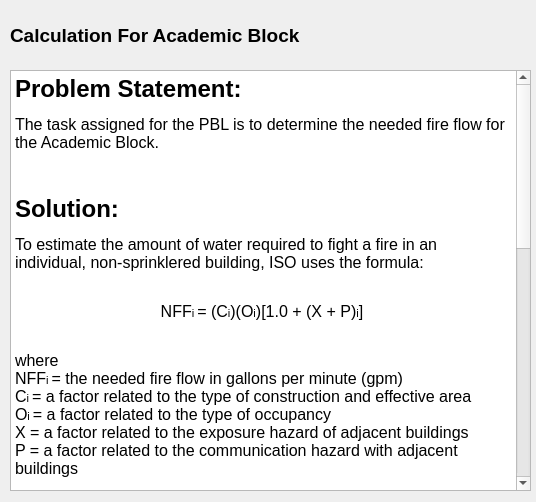
<?xml version="1.0" encoding="UTF-8"?>
<ui version="4.0">
 <class>Dialog</class>
 <widget class="QDialog" name="Dialog">
  <property name="geometry">
   <rect>
    <x>0</x>
    <y>0</y>
    <width>536</width>
    <height>502</height>
   </rect>
  </property>
  <property name="windowTitle">
   <string>Dialog</string>
  </property>
  <widget class="QTextBrowser" name="textBrowser">
   <property name="geometry">
    <rect>
     <x>10</x>
     <y>70</y>
     <width>521</width>
     <height>421</height>
    </rect>
   </property>
   <property name="html">
    <string>&lt;!DOCTYPE HTML PUBLIC &quot;-//W3C//DTD HTML 4.0//EN&quot; &quot;http://www.w3.org/TR/REC-html40/strict.dtd&quot;&gt;
&lt;html&gt;&lt;head&gt;&lt;meta name=&quot;qrichtext&quot; content=&quot;1&quot; /&gt;&lt;style type=&quot;text/css&quot;&gt;
p, li { white-space: pre-wrap; }
&lt;/style&gt;&lt;/head&gt;&lt;body style=&quot; font-family:'MS Shell Dlg 2'; font-size:8.25pt; font-weight:400; font-style:normal;&quot;&gt;
&lt;p style=&quot; margin-top:12px; margin-bottom:12px; margin-left:0px; margin-right:0px; -qt-block-indent:0; text-indent:0px;&quot;&gt;&lt;span style=&quot; font-size:18pt; font-weight:600;&quot;&gt;Problem Statement:&lt;/span&gt;&lt;span style=&quot; font-size:8pt;&quot;&gt; &lt;/span&gt;&lt;/p&gt;
&lt;p style=&quot; margin-top:12px; margin-bottom:12px; margin-left:0px; margin-right:0px; -qt-block-indent:0; text-indent:0px;&quot;&gt;&lt;span style=&quot; font-size:12pt;&quot;&gt;The task assigned for the PBL is to determine the needed fire flow for the Academic Block.&lt;/span&gt;&lt;span style=&quot; font-size:8pt;&quot;&gt; &lt;/span&gt;&lt;/p&gt;
&lt;p style=&quot; margin-top:12px; margin-bottom:12px; margin-left:0px; margin-right:0px; -qt-block-indent:0; text-indent:0px;&quot;&gt;&lt;span style=&quot; font-size:12pt;&quot;&gt; &lt;/span&gt;&lt;span style=&quot; font-size:8pt;&quot;&gt; &lt;/span&gt;&lt;/p&gt;
&lt;p style=&quot; margin-top:12px; margin-bottom:12px; margin-left:0px; margin-right:0px; -qt-block-indent:0; text-indent:0px;&quot;&gt;&lt;span style=&quot; font-size:18pt; font-weight:600;&quot;&gt;Solution:&lt;/span&gt;&lt;span style=&quot; font-size:12pt;&quot;&gt; &lt;/span&gt;&lt;/p&gt;
&lt;p style=&quot; margin-top:12px; margin-bottom:12px; margin-left:0px; margin-right:0px; -qt-block-indent:0; text-indent:0px;&quot;&gt;&lt;span style=&quot; font-size:12pt;&quot;&gt;To estimate the amount of water required to fight a fire in an individual, non-sprinklered building, ISO&lt;/span&gt;&lt;span style=&quot; font-family:'TimesNewRoman,serif'; font-size:12pt; color:#000000;&quot;&gt; &lt;/span&gt;&lt;span style=&quot; font-size:12pt;&quot;&gt;uses the formula:&lt;/span&gt;&lt;span style=&quot; font-size:8pt;&quot;&gt; &lt;/span&gt;&lt;/p&gt;
&lt;p align=&quot;center&quot; style=&quot; margin-top:12px; margin-bottom:12px; margin-left:0px; margin-right:0px; -qt-block-indent:0; text-indent:0px;&quot;&gt;&lt;span style=&quot; font-family:'TimesNewRoman,serif'; font-size:12pt; color:#000000;&quot;&gt;&lt;br /&gt;NFF&lt;/span&gt;&lt;span style=&quot; font-size:8pt;&quot;&gt;i &lt;/span&gt;&lt;span style=&quot; font-size:12pt;&quot;&gt;= (C&lt;/span&gt;&lt;span style=&quot; font-size:8pt;&quot;&gt;i&lt;/span&gt;&lt;span style=&quot; font-size:12pt;&quot;&gt;)(O&lt;/span&gt;&lt;span style=&quot; font-size:8pt;&quot;&gt;i&lt;/span&gt;&lt;span style=&quot; font-size:12pt;&quot;&gt;)[1.0 + (X + P)&lt;/span&gt;&lt;span style=&quot; font-size:8pt;&quot;&gt;i&lt;/span&gt;&lt;span style=&quot; font-size:12pt;&quot;&gt;]&lt;/span&gt;&lt;span style=&quot; font-size:8pt;&quot;&gt; &lt;/span&gt;&lt;/p&gt;
&lt;p style=&quot; margin-top:12px; margin-bottom:12px; margin-left:0px; margin-right:0px; -qt-block-indent:0; text-indent:0px;&quot;&gt;&lt;span style=&quot; font-family:'TimesNewRoman,serif'; font-size:12pt; font-weight:600; color:#000000;&quot;&gt;&lt;br /&gt;&lt;/span&gt;&lt;span style=&quot; font-size:12pt;&quot;&gt;where&lt;/span&gt;&lt;span style=&quot; font-family:'TimesNewRoman,serif'; font-size:12pt; color:#000000;&quot;&gt;&lt;br /&gt;NFF&lt;/span&gt;&lt;span style=&quot; font-size:8pt;&quot;&gt;i &lt;/span&gt;&lt;span style=&quot; font-size:12pt;&quot;&gt;= the needed fire flow in gallons per minute (gpm)&lt;/span&gt;&lt;span style=&quot; font-family:'TimesNewRoman,serif'; font-size:12pt; color:#000000;&quot;&gt;&lt;br /&gt;C&lt;/span&gt;&lt;span style=&quot; font-size:8pt;&quot;&gt;i &lt;/span&gt;&lt;span style=&quot; font-size:12pt;&quot;&gt;= a factor related to the type of construction and effective area&lt;/span&gt;&lt;span style=&quot; font-family:'TimesNewRoman,serif'; font-size:12pt; color:#000000;&quot;&gt;&lt;br /&gt;O&lt;/span&gt;&lt;span style=&quot; font-size:8pt;&quot;&gt;i &lt;/span&gt;&lt;span style=&quot; font-size:12pt;&quot;&gt;= a factor related to the type of occupancy&lt;/span&gt;&lt;span style=&quot; font-family:'TimesNewRoman,serif'; font-size:12pt; color:#000000;&quot;&gt;&lt;br /&gt;X = a factor related to the exposure hazard of adjacent buildings&lt;br /&gt;P = a factor related to the communication hazard with adjacent buildings&lt;/span&gt;&lt;span style=&quot; font-size:8pt;&quot;&gt; &lt;/span&gt;&lt;/p&gt;
&lt;p style=&quot; margin-top:12px; margin-bottom:12px; margin-left:0px; margin-right:0px; -qt-block-indent:0; text-indent:0px;&quot;&gt;&lt;span style=&quot; font-size:12pt; font-weight:600;&quot;&gt;For Academic Block:&lt;/span&gt;&lt;span style=&quot; font-size:8pt;&quot;&gt; &lt;/span&gt;&lt;/p&gt;
&lt;p style=&quot; margin-top:12px; margin-bottom:12px; margin-left:0px; margin-right:0px; -qt-block-indent:0; text-indent:0px;&quot;&gt;&lt;span style=&quot; font-family:'Symbol'; font-size:12pt;&quot;&gt;·&lt;/span&gt;&lt;span style=&quot; font-family:'Times New Roman'; font-size:7pt;&quot;&gt;         &lt;/span&gt;&lt;span style=&quot; font-size:12pt; font-weight:600; font-style:italic;&quot;&gt;Calculating C:&lt;/span&gt;&lt;span style=&quot; font-size:8pt;&quot;&gt; &lt;/span&gt;&lt;/p&gt;
&lt;p style=&quot; margin-top:12px; margin-bottom:12px; margin-left:0px; margin-right:0px; -qt-block-indent:0; text-indent:0px;&quot;&gt;&lt;span style=&quot; font-family:'CambriaMath,serif'; font-size:12pt; color:#000000;&quot;&gt;C = 18F(√A ) where for academic Block Effective Area from calculation = 74356 ft&lt;/span&gt;&lt;span style=&quot; font-family:'CambriaMath,serif'; font-size:12pt; color:#000000; vertical-align:super;&quot;&gt;2&lt;/span&gt;&lt;span style=&quot; font-family:'CambriaMath,serif'; font-size:12pt; color:#000000;&quot;&gt; (the effective area shall be the total square foot area of the largest floor in the building, plus  25% of the area of not exceeding the two other largest floors) and F factor = 0.6 for Construction Class 6 (Fire Resistive) &lt;/span&gt;&lt;span style=&quot; font-family:'CambriaMath,serif'; font-size:12pt; font-weight:600; font-style:italic; color:#000000;&quot;&gt;C= 3000&lt;/span&gt;&lt;span style=&quot; font-size:8pt;&quot;&gt; &lt;/span&gt;&lt;/p&gt;
&lt;p style=&quot; margin-top:12px; margin-bottom:12px; margin-left:0px; margin-right:0px; -qt-block-indent:0; text-indent:0px;&quot;&gt;&lt;span style=&quot; font-family:'CambriaMath,serif'; font-size:12pt; color:#000000;&quot;&gt;Thus C is in the limits 500&amp;lt;C&amp;lt;6000.&lt;/span&gt;&lt;span style=&quot; font-size:8pt;&quot;&gt; &lt;/span&gt;&lt;/p&gt;
&lt;p style=&quot; margin-top:12px; margin-bottom:12px; margin-left:0px; margin-right:0px; -qt-block-indent:0; text-indent:0px;&quot;&gt;&lt;span style=&quot; font-family:'Symbol'; font-size:12pt;&quot;&gt;·&lt;/span&gt;&lt;span style=&quot; font-family:'Times New Roman'; font-size:7pt;&quot;&gt;         &lt;/span&gt;&lt;span style=&quot; font-family:'CambriaMath,serif'; font-size:12pt; font-weight:600; font-style:italic;&quot;&gt;Calculating Occupancy Factor O:&lt;/span&gt;&lt;span style=&quot; font-size:8pt;&quot;&gt; &lt;/span&gt;&lt;/p&gt;
&lt;p style=&quot; margin-top:12px; margin-bottom:12px; margin-left:0px; margin-right:0px; -qt-block-indent:0; text-indent:0px;&quot;&gt;&lt;span style=&quot; font-family:'CambriaMath,serif'; font-size:12pt;&quot;&gt;The occupancy factor for academic block is &lt;/span&gt;&lt;span style=&quot; font-family:'CambriaMath,serif'; font-size:12pt; font-weight:600;&quot;&gt;0.85&lt;/span&gt;&lt;span style=&quot; font-family:'CambriaMath,serif'; font-size:12pt;&quot;&gt; Limited Combustibility (C-2) -&lt;/span&gt;&lt;span style=&quot; font-size:12pt;&quot;&gt; &lt;/span&gt;&lt;span style=&quot; font-family:'CambriaMath,serif'; font-size:12pt;&quot;&gt;Because its having Merchandise or materials, including furniture, stock, or equipment, of low combustibility, with limited concentrations of combustible materials.&lt;/span&gt;&lt;span style=&quot; font-size:8pt;&quot;&gt; &lt;/span&gt;&lt;/p&gt;
&lt;p style=&quot; margin-top:12px; margin-bottom:12px; margin-left:0px; margin-right:0px; -qt-block-indent:0; text-indent:0px;&quot;&gt;&lt;span style=&quot; font-family:'Symbol'; font-size:12pt;&quot;&gt;·&lt;/span&gt;&lt;span style=&quot; font-family:'Times New Roman'; font-size:7pt;&quot;&gt;         &lt;/span&gt;&lt;span style=&quot; font-family:'CambriaMath,serif'; font-size:12pt; font-weight:600; font-style:italic;&quot;&gt;Exposure Factor:&lt;/span&gt;&lt;span style=&quot; font-size:8pt;&quot;&gt; &lt;/span&gt;&lt;/p&gt;
&lt;p style=&quot; margin-top:12px; margin-bottom:12px; margin-left:0px; margin-right:0px; -qt-block-indent:0; text-indent:0px;&quot;&gt;&lt;span style=&quot; font-family:'CambriaMath,serif'; font-size:12pt;&quot;&gt;The exposure factor for academic was taken to be 0 since from Google Maps there is no building in the vicinity of 40ft.&lt;/span&gt;&lt;span style=&quot; font-size:8pt;&quot;&gt; &lt;/span&gt;&lt;/p&gt;
&lt;p style=&quot; margin-top:12px; margin-bottom:12px; margin-left:0px; margin-right:0px; -qt-block-indent:0; text-indent:0px;&quot;&gt;&lt;span style=&quot; font-family:'Symbol'; font-size:12pt;&quot;&gt;·&lt;/span&gt;&lt;span style=&quot; font-family:'Times New Roman'; font-size:7pt;&quot;&gt;         &lt;/span&gt;&lt;span style=&quot; font-family:'CambriaMath,serif'; font-size:12pt; font-weight:600; font-style:italic;&quot;&gt;Communication Factor:&lt;/span&gt;&lt;span style=&quot; font-size:8pt;&quot;&gt; &lt;/span&gt;&lt;/p&gt;
&lt;p style=&quot; margin-top:12px; margin-bottom:12px; margin-left:0px; margin-right:0px; -qt-block-indent:0; text-indent:0px;&quot;&gt;&lt;span style=&quot; font-family:'CambriaMath,serif'; font-size:12pt;&quot;&gt;The communication factor for academic block was also taken to be zero.&lt;/span&gt;&lt;span style=&quot; font-size:8pt;&quot;&gt; &lt;/span&gt;&lt;/p&gt;
&lt;p style=&quot; margin-top:12px; margin-bottom:12px; margin-left:0px; margin-right:0px; -qt-block-indent:0; text-indent:0px;&quot;&gt;&lt;span style=&quot; font-family:'CambriaMath,serif'; font-size:12pt;&quot;&gt; &lt;/span&gt;&lt;span style=&quot; font-size:8pt;&quot;&gt; &lt;/span&gt;&lt;/p&gt;
&lt;p style=&quot; margin-top:12px; margin-bottom:12px; margin-left:0px; margin-right:0px; -qt-block-indent:0; text-indent:0px;&quot;&gt;&lt;span style=&quot; font-family:'CambriaMath,serif'; font-size:12pt;&quot;&gt; &lt;/span&gt;&lt;span style=&quot; font-size:8pt;&quot;&gt; &lt;/span&gt;&lt;/p&gt;
&lt;p align=&quot;center&quot; style=&quot; margin-top:12px; margin-bottom:12px; margin-left:0px; margin-right:0px; -qt-block-indent:0; text-indent:0px;&quot;&gt;&lt;span style=&quot; font-family:'CambriaMath,serif'; font-size:14pt; font-weight:600;&quot;&gt;Needed Fire Flow Calculated from the equation was 2503 Which can be rounded off to 2500.&lt;/span&gt;&lt;span style=&quot; font-size:8pt;&quot;&gt; &lt;/span&gt;&lt;/p&gt;&lt;/body&gt;&lt;/html&gt;</string>
   </property>
  </widget>
  <widget class="QLabel" name="label">
   <property name="geometry">
    <rect>
     <x>10</x>
     <y>20</y>
     <width>321</width>
     <height>31</height>
    </rect>
   </property>
   <property name="font">
    <font>
     <pointsize>14</pointsize>
     <weight>75</weight>
     <bold>true</bold>
    </font>
   </property>
   <property name="text">
    <string>Calculation For Academic Block</string>
   </property>
  </widget>
 </widget>
 <resources/>
 <connections/>
</ui>
